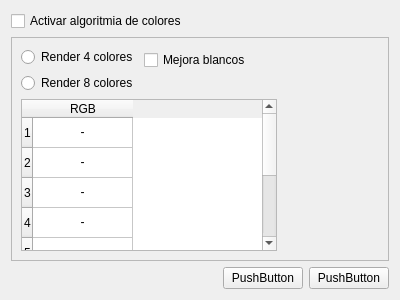
<?xml version="1.0" encoding="UTF-8"?>
<ui version="4.0">
 <class>Form</class>
 <widget class="QWidget" name="Form">
  <property name="geometry">
   <rect>
    <x>0</x>
    <y>0</y>
    <width>400</width>
    <height>300</height>
   </rect>
  </property>
  <property name="windowTitle">
   <string>Form</string>
  </property>
  <layout class="QGridLayout" name="gridLayout">
   <item row="0" column="0">
    <layout class="QVBoxLayout" name="verticalLayout">
     <item>
      <widget class="QCheckBox" name="m_cbActivate">
       <property name="text">
        <string>Activar algoritmia de colores</string>
       </property>
      </widget>
     </item>
     <item>
      <widget class="QFrame" name="frame">
       <property name="sizePolicy">
        <sizepolicy hsizetype="Preferred" vsizetype="Expanding">
         <horstretch>0</horstretch>
         <verstretch>1</verstretch>
        </sizepolicy>
       </property>
       <property name="frameShape">
        <enum>QFrame::StyledPanel</enum>
       </property>
       <property name="frameShadow">
        <enum>QFrame::Raised</enum>
       </property>
       <layout class="QGridLayout" name="gridLayout_2">
        <item row="0" column="0">
         <layout class="QVBoxLayout" name="verticalLayout_2">
          <item>
           <widget class="QRadioButton" name="m_rb4Col">
            <property name="text">
             <string>Render 4 colores</string>
            </property>
           </widget>
          </item>
          <item>
           <widget class="QRadioButton" name="m_rb8Col">
            <property name="text">
             <string>Render 8 colores</string>
            </property>
           </widget>
          </item>
         </layout>
        </item>
        <item row="0" column="1">
         <layout class="QVBoxLayout" name="verticalLayout_3">
          <item>
           <widget class="QCheckBox" name="m_cbWhiteImprove">
            <property name="text">
             <string>Mejora blancos</string>
            </property>
           </widget>
          </item>
          <item>
           <spacer name="horizontalSpacer_2">
            <property name="orientation">
             <enum>Qt::Horizontal</enum>
            </property>
            <property name="sizeHint" stdset="0">
             <size>
              <width>188</width>
              <height>20</height>
             </size>
            </property>
           </spacer>
          </item>
         </layout>
        </item>
        <item row="1" column="0" colspan="2">
         <layout class="QHBoxLayout" name="horizontalLayout_3">
          <item>
           <widget class="QTableWidget" name="m_twColors">
            <row>
             <property name="text">
              <string>1</string>
             </property>
            </row>
            <row>
             <property name="text">
              <string>2</string>
             </property>
            </row>
            <row>
             <property name="text">
              <string>3</string>
             </property>
            </row>
            <row>
             <property name="text">
              <string>4</string>
             </property>
            </row>
            <row>
             <property name="text">
              <string>5</string>
             </property>
            </row>
            <row>
             <property name="text">
              <string>6</string>
             </property>
            </row>
            <row>
             <property name="text">
              <string>7</string>
             </property>
            </row>
            <row>
             <property name="text">
              <string>8</string>
             </property>
            </row>
            <column>
             <property name="text">
              <string>RGB</string>
             </property>
            </column>
            <item row="0" column="0">
             <property name="text">
              <string>-</string>
             </property>
             <property name="textAlignment">
              <set>AlignHCenter|AlignVCenter|AlignCenter</set>
             </property>
            </item>
            <item row="1" column="0">
             <property name="text">
              <string>-</string>
             </property>
             <property name="textAlignment">
              <set>AlignHCenter|AlignVCenter|AlignCenter</set>
             </property>
            </item>
            <item row="2" column="0">
             <property name="text">
              <string>-</string>
             </property>
             <property name="textAlignment">
              <set>AlignHCenter|AlignVCenter|AlignCenter</set>
             </property>
            </item>
            <item row="3" column="0">
             <property name="text">
              <string>-</string>
             </property>
             <property name="textAlignment">
              <set>AlignHCenter|AlignVCenter|AlignCenter</set>
             </property>
            </item>
            <item row="4" column="0">
             <property name="text">
              <string>-</string>
             </property>
             <property name="textAlignment">
              <set>AlignHCenter|AlignVCenter|AlignCenter</set>
             </property>
            </item>
            <item row="5" column="0">
             <property name="text">
              <string>-</string>
             </property>
             <property name="textAlignment">
              <set>AlignHCenter|AlignVCenter|AlignCenter</set>
             </property>
            </item>
            <item row="6" column="0">
             <property name="text">
              <string>-</string>
             </property>
             <property name="textAlignment">
              <set>AlignHCenter|AlignVCenter|AlignCenter</set>
             </property>
            </item>
            <item row="7" column="0">
             <property name="text">
              <string>-</string>
             </property>
             <property name="textAlignment">
              <set>AlignHCenter|AlignVCenter|AlignCenter</set>
             </property>
            </item>
           </widget>
          </item>
          <item>
           <spacer name="horizontalSpacer_3">
            <property name="orientation">
             <enum>Qt::Horizontal</enum>
            </property>
            <property name="sizeHint" stdset="0">
             <size>
              <width>40</width>
              <height>20</height>
             </size>
            </property>
           </spacer>
          </item>
         </layout>
        </item>
       </layout>
      </widget>
     </item>
    </layout>
   </item>
   <item row="1" column="0">
    <layout class="QHBoxLayout" name="horizontalLayout_2">
     <item>
      <spacer name="horizontalSpacer">
       <property name="orientation">
        <enum>Qt::Horizontal</enum>
       </property>
       <property name="sizeHint" stdset="0">
        <size>
         <width>168</width>
         <height>20</height>
        </size>
       </property>
      </spacer>
     </item>
     <item>
      <layout class="QHBoxLayout" name="horizontalLayout">
       <item>
        <widget class="QPushButton" name="m_pbOK">
         <property name="text">
          <string>PushButton</string>
         </property>
        </widget>
       </item>
       <item>
        <widget class="QPushButton" name="m_pbCancel">
         <property name="text">
          <string>PushButton</string>
         </property>
        </widget>
       </item>
      </layout>
     </item>
    </layout>
   </item>
  </layout>
 </widget>
 <resources/>
 <connections/>
</ui>
